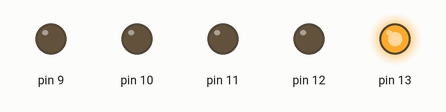
This sketch was run on a simulated Arduino Uno, built with avr-gcc and run on an emulated ATmega328P. Shown: output pins drawn as LEDs (lit = HIGH).

Above: at 0.05 s.
At 0.75 s:
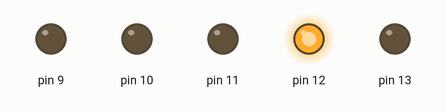
At 1.45 s:
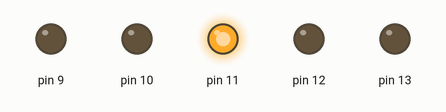
At 2.15 s:
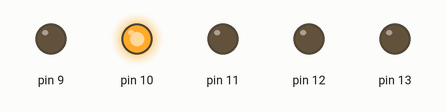
At 2.85 s:
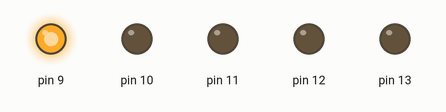
Timing chart, 0 to 3.1 s (numbered marks = the images above):
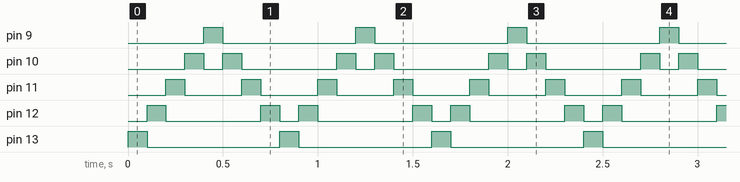

The sketch:

Untitled.ino
```cpp
/**
 * Efeito Super Maquina
 * @author Leonel Paim
 */
void setup() {
  pinMode(13,OUTPUT);
  pinMode(12,OUTPUT);
  pinMode(11,OUTPUT);
  pinMode(10,OUTPUT);
  pinMode(9,OUTPUT);
}

void loop() {
 int efeito = 100;
 for (int i=13; i>=9; i--){
 digitalWrite (i, HIGH);
 delay(efeito);
 digitalWrite(i, LOW);
 }

 for (int i=10; i<=12; i++){
 digitalWrite (i, HIGH);
 delay(efeito);
 digitalWrite(i, LOW);
}
 }
```

Measured:
- by itself, pin 9, pin 13: alternates HIGH for 0.10 s and LOW for 0.70 s
- by itself, pin 10: repeats every 0.80 s: LOW 0.10 s, HIGH 0.10 s, LOW 0.50 s, HIGH 0.10 s
- by itself, pin 11: alternates HIGH for 0.10 s and LOW for 0.30 s
- by itself, pin 12: repeats every 0.80 s: LOW 0.50 s, HIGH 0.10 s, LOW 0.10 s, HIGH 0.10 s
